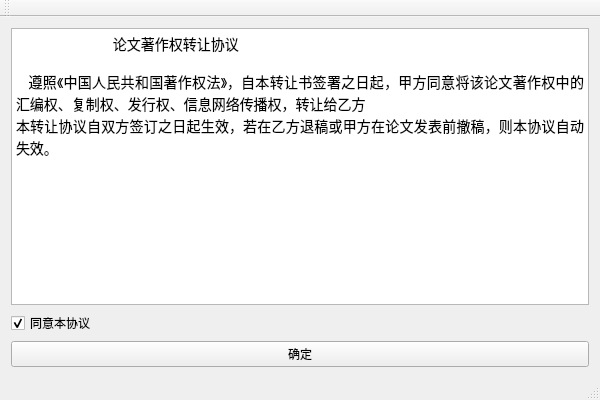
<?xml version="1.0" encoding="UTF-8"?>
<ui version="4.0">
 <class>Test5_1AClass</class>
 <widget class="QMainWindow" name="Test5_1AClass">
  <property name="geometry">
   <rect>
    <x>0</x>
    <y>0</y>
    <width>600</width>
    <height>400</height>
   </rect>
  </property>
  <property name="windowTitle">
   <string>Test5_1A</string>
  </property>
  <widget class="QWidget" name="centralWidget">
   <layout class="QVBoxLayout" name="verticalLayout">
    <item>
     <widget class="QTextBrowser" name="textBrowser">
      <property name="html">
       <string>&lt;!DOCTYPE HTML PUBLIC &quot;-//W3C//DTD HTML 4.0//EN&quot; &quot;http://www.w3.org/TR/REC-html40/strict.dtd&quot;&gt;
&lt;html&gt;&lt;head&gt;&lt;meta name=&quot;qrichtext&quot; content=&quot;1&quot; /&gt;&lt;style type=&quot;text/css&quot;&gt;
p, li { white-space: pre-wrap; }
&lt;/style&gt;&lt;/head&gt;&lt;body style=&quot; font-family:'SimSun'; font-size:9pt; font-weight:400; font-style:normal;&quot;&gt;
&lt;p align=&quot;justify&quot; style=&quot; margin-top:12px; margin-bottom:12px; margin-left:0px; margin-right:0px; -qt-block-indent:0; text-indent:0px;&quot;&gt;&lt;span style=&quot; font-family:'宋体'; font-size:large;&quot;&gt;                         论文著作权转让协议&lt;br /&gt;&lt;br /&gt;   遵照《中国人民共和国著作权法》，自本转让书签署之日起，甲方同意将该论文著作权中的汇编权、复制权、发行权、信息网络传播权，转让给乙方&lt;br /&gt;本转让协议自双方签订之日起生效，若在乙方退稿或甲方在论文发表前撤稿，则本协议自动失效。&lt;/span&gt;&lt;/p&gt;&lt;/body&gt;&lt;/html&gt;</string>
      </property>
     </widget>
    </item>
    <item>
     <widget class="QCheckBox" name="checkBox">
      <property name="text">
       <string>同意本协议</string>
      </property>
      <property name="checked">
       <bool>true</bool>
      </property>
     </widget>
    </item>
    <item>
     <widget class="QPushButton" name="btnOK">
      <property name="text">
       <string>确定</string>
      </property>
     </widget>
    </item>
   </layout>
  </widget>
  <widget class="QMenuBar" name="menuBar">
   <property name="geometry">
    <rect>
     <x>0</x>
     <y>0</y>
     <width>600</width>
     <height>23</height>
    </rect>
   </property>
  </widget>
  <widget class="QToolBar" name="mainToolBar">
   <attribute name="toolBarArea">
    <enum>TopToolBarArea</enum>
   </attribute>
   <attribute name="toolBarBreak">
    <bool>false</bool>
   </attribute>
  </widget>
  <widget class="QStatusBar" name="statusBar"/>
 </widget>
 <layoutdefault spacing="6" margin="11"/>
 <resources>
  <include location="Test5_1A.qrc"/>
 </resources>
 <connections/>
</ui>
